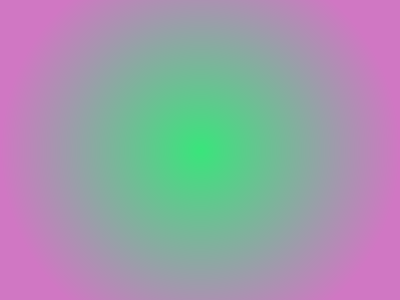
Frame 1 (no input)
Frame 60 (the mouse pressed at the canvas centre just before this capture): identical to frame 1, image omitted
Frame 120 (the mouse held since frame 60 and released just before this capture): identical to frame 1, image omitted

The Processing sketch that drew this single still picture (run headless with seeded random() and noise(); from frame 60 on, the mouse is pressed at the canvas centre):

// Processing sketch: gradientCircular
// ── gradientCircular.pde
void setup() {
  size(400, 300);
}

void draw() {
  
  loadPixels();
  
  float cx = width/2;
  float cy = height/2;
  
  for (int x = 0; x < width; x++) {
    for (int y = 0; y < height; y++) {
      
      float d = dist(x, y, cx, cy);
      float n = map(d, 0, 200, 0, 1); 
  
      // Create the color
      color c = lerpColor(color(57, 229, 123), color(208,119,195), n);

      // Set the pixel
      pixels[x + y * width] = c;
    }
  }
  updatePixels();
}
